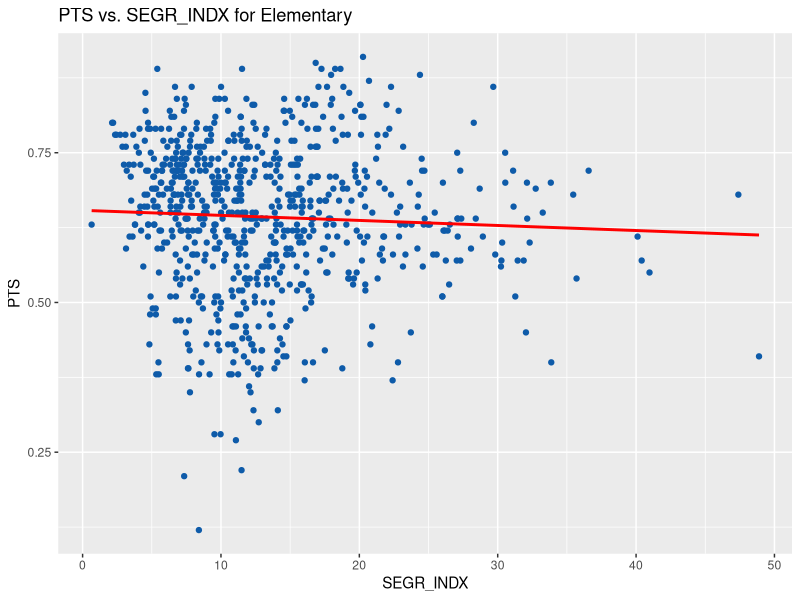

Generate this figure with R:
library(data.table)
library(dplyr)
library(stringr)
library(ggplot2)
library(readr)
#library(ggiraphExtra)

fulldata <- fread('md_report_card.csv', na.strings="--")
names(fulldata) <- replace(names(fulldata), 1, 'School Name')
fulldata <- cbind(fulldata %>% select('School Name', 'School County', 'School Type'),
                  fulldata %>% select(-c('School Name', 'School County', 'School Type')) %>%
                    mutate_all(funs(as.character)) %>%
                    mutate_all(funs(parse_number)))
slctdata <- fulldata %>%
  select(NAME='School Name', CNTY='School County', TYPE='School Type',
         PTS='Points %', FARMS='FARMS Rate', STD_FARMS='FARMS Standardized', ASN_INDX='Asian Index', HSP_INDX="hispanic index", SEGR_INDX='Segregation Index', STD_SEGR='Standardized')
typesp.data <- setNames(slctdata %>% group_split(TYPE, keep=FALSE), slctdata %>% group_keys(TYPE) %>% pull(1))
get_models <- function(xval, yval, data=typesp.data){
  typesp.models <<- lapply(data, function(typed){lm(paste(yval, "~", xval), data=typed)})
}
get_models("SEGR_INDX", "PTS")

get_mult_models <- function(xvals, yval, data=typesp.data){
  typesp.models <<- lapply(data, function(typed){lm(paste0(yval, "~", paste(xvals, collapse="*")), data=typed)})
}

parsemodel <- function(level, xval, yval, tdata=typesp.data, tmodels=typesp.models){
  plot <- (ggplot(tdata[[level]], aes_string(x=xval, y=yval)) +
             geom_point(color='#0e5ba9') +
             geom_smooth(method=lm, se=FALSE, color='red') +
             scale_x_continuous() +
             scale_y_continuous() + 
             labs(title = paste(yval, "vs.", xval, "for", level),
                  x = xval, y = yval))
  show(plot)
  tmodels <- get_models(xval, yval)
  summary(tmodels[[level]])
}

parsemodel('Elementary', "SEGR_INDX", "PTS")

fullsummary <- function(level, xval, yval, tdata=typesp.data, tmodels=typesp.models){
  tmodels <- get_models(xval, yval)
  tsmry <- summary(tmodels[[level]])
  list("R-squared"=tsmry$r.squared, "Coefficients of Variance"=tsmry$cov.unscaled,
             "F-statistic"=tsmry$fstatistic, )
}
get_mult_models(c("STD_SEGR", "STD_FARMS"), "PTS")
summary(typesp.models[['Elementary']])
summary(typesp.models[['Middle']])
summary(typesp.models[['High School']])
residlist <- setNames(unlist(sapply(typesp.models, resid)),
                      unlist(sapply(c('Elementary', 'High School', 'Middle'),
                          function(x){
                            slctdata %>% filter(TYPE==x) %>% pull(NAME)
                          })))
residlist_mag <- residlist[order(abs(residlist), decreasing=TRUE)]
residlist_neg <- sort(residlist[residlist <= 0])
residlist_pos <- sort(residlist[residlist > 0], decreasing=TRUE)

resid_sep <- mapply(X=c('Elementary', 'High School', 'Middle'), Y=typesp.models, function(X, Y){
  setNames(resid(Y), slctdata %>% filter(TYPE==X) %>% pull(NAME))
})
resid_smag <- lapply(resid_sep, function(x){x[order(abs(x), decreasing=TRUE)]})
resid_sneg <- lapply(resid_sep, function(x){sort(x[x <= 0])})
resid_spos <- lapply(resid_sep, function(x){sort(x[x > 0], decreasing=TRUE)})

# for (county in names(cntydata)){
#   cntymodels[[county]] = lm(PTS ~ FARMS, data=cntydata[[county]])
# }